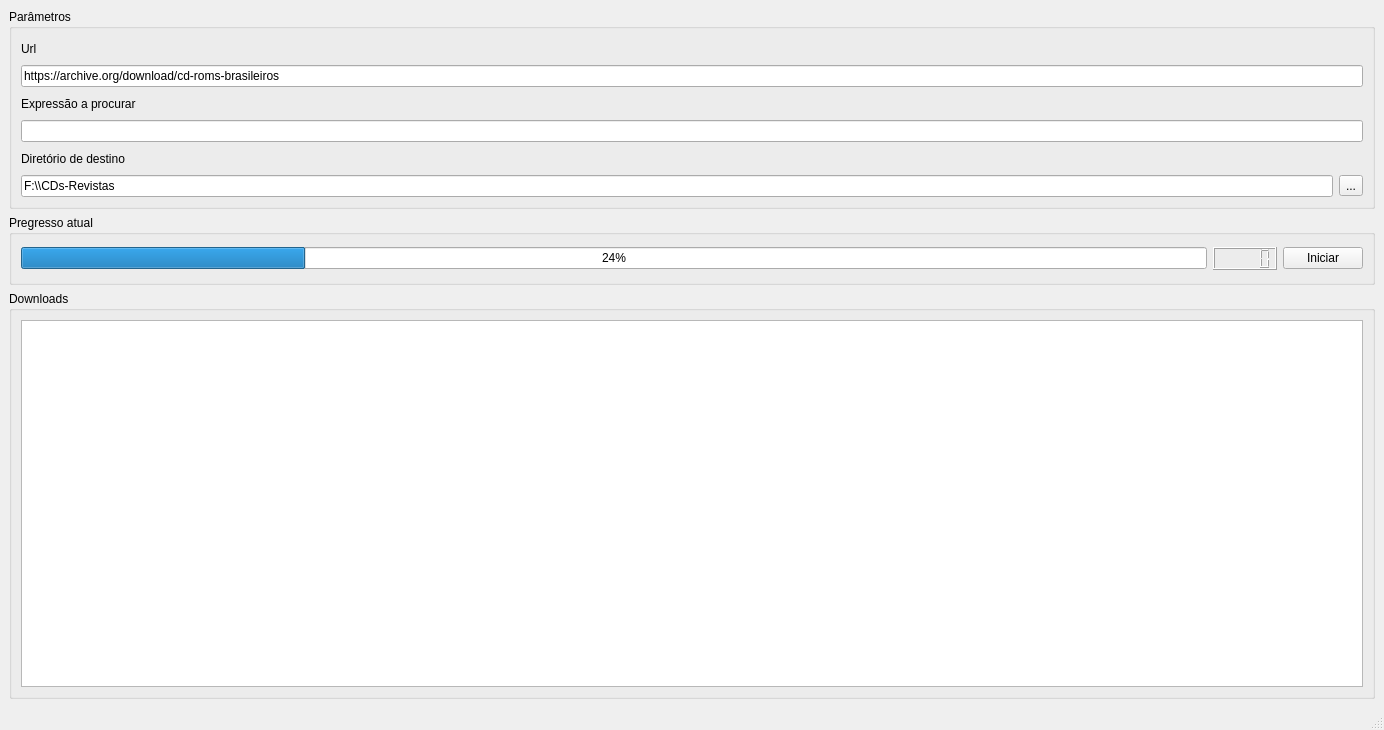
<?xml version="1.0" encoding="UTF-8"?>
<ui version="4.0">
 <class>MainWindow</class>
 <widget class="QMainWindow" name="MainWindow">
  <property name="geometry">
   <rect>
    <x>0</x>
    <y>0</y>
    <width>1384</width>
    <height>730</height>
   </rect>
  </property>
  <property name="sizePolicy">
   <sizepolicy hsizetype="Preferred" vsizetype="Preferred">
    <horstretch>0</horstretch>
    <verstretch>0</verstretch>
   </sizepolicy>
  </property>
  <property name="windowTitle">
   <string>Gerente de Downloads</string>
  </property>
  <property name="windowIcon">
   <iconset resource="resources.qrc">
    <normaloff>:/new/prefix1/appico.ico</normaloff>:/new/prefix1/appico.ico</iconset>
  </property>
  <widget class="QWidget" name="centralwidget">
   <layout class="QVBoxLayout" name="verticalLayout">
    <item>
     <widget class="QGroupBox" name="groupBox">
      <property name="sizePolicy">
       <sizepolicy hsizetype="Preferred" vsizetype="MinimumExpanding">
        <horstretch>0</horstretch>
        <verstretch>0</verstretch>
       </sizepolicy>
      </property>
      <property name="minimumSize">
       <size>
        <width>0</width>
        <height>200</height>
       </size>
      </property>
      <property name="maximumSize">
       <size>
        <width>16777215</width>
        <height>200</height>
       </size>
      </property>
      <property name="autoFillBackground">
       <bool>false</bool>
      </property>
      <property name="title">
       <string>Parâmetros</string>
      </property>
      <property name="flat">
       <bool>false</bool>
      </property>
      <property name="checkable">
       <bool>false</bool>
      </property>
      <layout class="QVBoxLayout" name="verticalLayout_8">
       <item>
        <layout class="QVBoxLayout" name="verticalLayout_6">
         <item>
          <layout class="QVBoxLayout" name="verticalLayout_3">
           <item>
            <widget class="QLabel" name="label_2">
             <property name="text">
              <string>Url</string>
             </property>
            </widget>
           </item>
           <item>
            <widget class="QLineEdit" name="lineEdit_url">
             <property name="text">
              <string>https://archive.org/download/cd-roms-brasileiros</string>
             </property>
            </widget>
           </item>
          </layout>
         </item>
         <item>
          <layout class="QVBoxLayout" name="verticalLayout_2">
           <item>
            <widget class="QLabel" name="label">
             <property name="text">
              <string>Expressão a procurar</string>
             </property>
            </widget>
           </item>
           <item>
            <widget class="QLineEdit" name="lineEdit_expression"/>
           </item>
          </layout>
         </item>
         <item>
          <layout class="QVBoxLayout" name="verticalLayout_4">
           <item>
            <widget class="QLabel" name="label_3">
             <property name="text">
              <string>Diretório de destino</string>
             </property>
            </widget>
           </item>
           <item>
            <layout class="QHBoxLayout" name="horizontalLayout">
             <item>
              <widget class="QLineEdit" name="lineEdit_target">
               <property name="text">
                <string>F:\\CDs-Revistas</string>
               </property>
              </widget>
             </item>
             <item>
              <widget class="QToolButton" name="toolButton_search">
               <property name="text">
                <string>...</string>
               </property>
              </widget>
             </item>
            </layout>
           </item>
          </layout>
         </item>
        </layout>
       </item>
      </layout>
     </widget>
    </item>
    <item>
     <widget class="QGroupBox" name="groupBox_2">
      <property name="sizePolicy">
       <sizepolicy hsizetype="Preferred" vsizetype="MinimumExpanding">
        <horstretch>0</horstretch>
        <verstretch>0</verstretch>
       </sizepolicy>
      </property>
      <property name="minimumSize">
       <size>
        <width>0</width>
        <height>70</height>
       </size>
      </property>
      <property name="maximumSize">
       <size>
        <width>16777215</width>
        <height>70</height>
       </size>
      </property>
      <property name="title">
       <string>Pregresso atual</string>
      </property>
      <layout class="QVBoxLayout" name="verticalLayout_7">
       <item>
        <layout class="QHBoxLayout" name="horizontalLayout_2">
         <item>
          <widget class="QProgressBar" name="progressBar">
           <property name="value">
            <number>24</number>
           </property>
          </widget>
         </item>
         <item>
          <widget class="QLCDNumber" name="lcdNumber"/>
         </item>
         <item>
          <widget class="QPushButton" name="pushButton_start">
           <property name="text">
            <string>Iniciar</string>
           </property>
          </widget>
         </item>
        </layout>
       </item>
      </layout>
     </widget>
    </item>
    <item>
     <widget class="QGroupBox" name="groupBox_3">
      <property name="sizePolicy">
       <sizepolicy hsizetype="Preferred" vsizetype="MinimumExpanding">
        <horstretch>0</horstretch>
        <verstretch>0</verstretch>
       </sizepolicy>
      </property>
      <property name="minimumSize">
       <size>
        <width>0</width>
        <height>300</height>
       </size>
      </property>
      <property name="title">
       <string>Downloads</string>
      </property>
      <layout class="QVBoxLayout" name="verticalLayout_5">
       <item>
        <widget class="QListWidget" name="listWidget_downloads">
         <property name="sizePolicy">
          <sizepolicy hsizetype="MinimumExpanding" vsizetype="MinimumExpanding">
           <horstretch>0</horstretch>
           <verstretch>0</verstretch>
          </sizepolicy>
         </property>
         <property name="resizeMode">
          <enum>QListView::Adjust</enum>
         </property>
        </widget>
       </item>
      </layout>
     </widget>
    </item>
   </layout>
  </widget>
  <widget class="QMenuBar" name="menubar">
   <property name="geometry">
    <rect>
     <x>0</x>
     <y>0</y>
     <width>1384</width>
     <height>21</height>
    </rect>
   </property>
  </widget>
  <widget class="QStatusBar" name="statusbar"/>
 </widget>
 <resources>
  <include location="resources.qrc"/>
 </resources>
 <connections/>
</ui>
